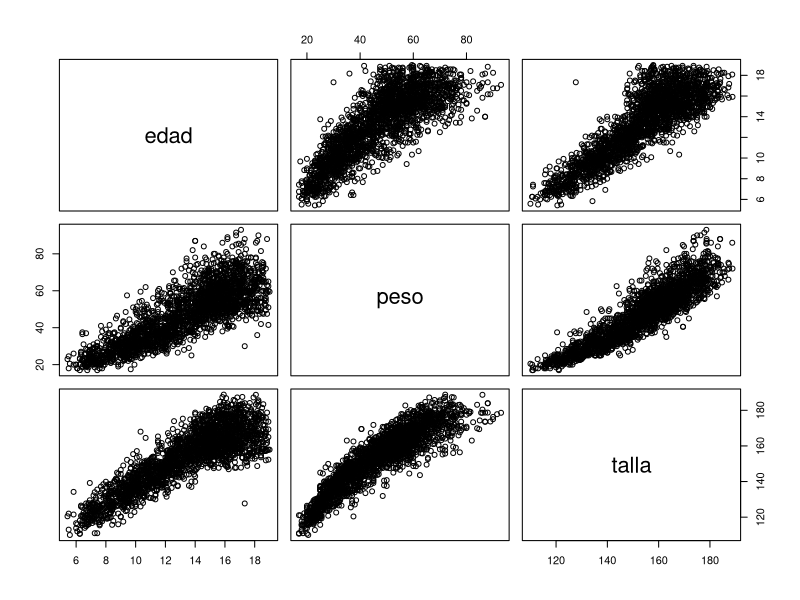
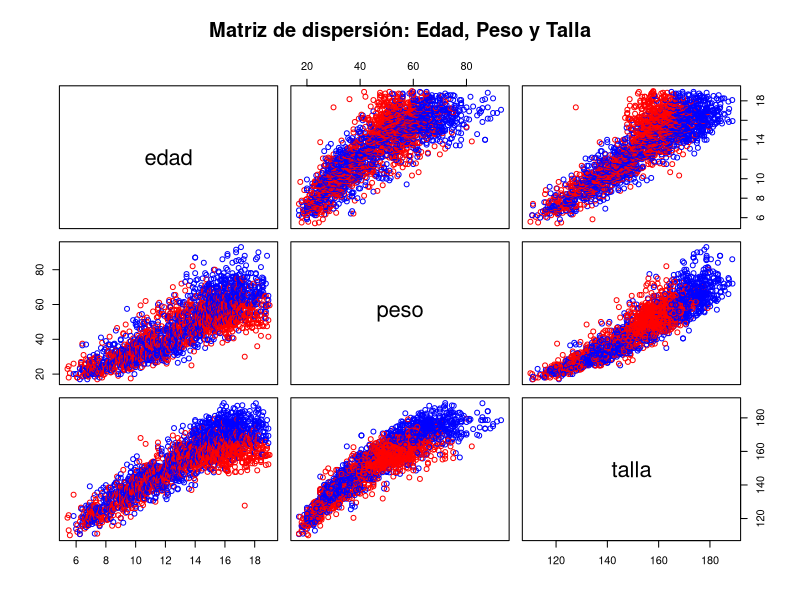

Write the R code that produced these figures, in order.
## ---- chunk 1
# Cargar el archivo children.csv y hacemos de DataFrame pediatria
pediatria <- read.csv2("children.csv")

# Visualizamos los seis primeros datos
head(pediatria)
## ---- chunk 2
# Eliminar la primera columna (asumiendo que no es numérica o es un ID)
pediatria_clean <- pediatria[, -1]
head(pediatria_clean)
## ---- chunk 3

## ---- chunk 4

# Eliminamos la primera columna sexo (asumiendo que no es numérica o es un ID)
pediatria_clean <- pediatria[, -1]

# Visualizamos el nuevo DataFrame limpio de la primera columna
head(pediatria_clean)
## ---- chunk 5
pairs(pediatria_clean)
## ---- chunk 6
# Definimos colores según el sexo (ajusta la columna según tu dataset)
colores <- ifelse(pediatria$sexo == "varon", "blue", "red") 

# Representamos las variables de interés: edad, peso y talla
# Nota: Asegúrate de que los nombres de las columnas coincidan con tu CSV
pairs(pediatria_clean[, c("edad", "peso", "talla")], 
      col = colores, 
      main = "Matriz de dispersión: Edad, Peso y Talla")

## ---- chunk 7
# Seleccionamos solo las columnas de interés
vars_interes <- pediatria_clean[, c("edad", "peso", "talla")]

# Calculamos la matriz de correlación
matriz_corr <- cor(vars_interes, use = "complete.obs")

# Si deseas ver el valor absoluto como en tu ejemplo original:
corr_abs <- abs(matriz_corr)

print(corr_abs)

## ---- chunk 8
cor(pediatria_clean)
